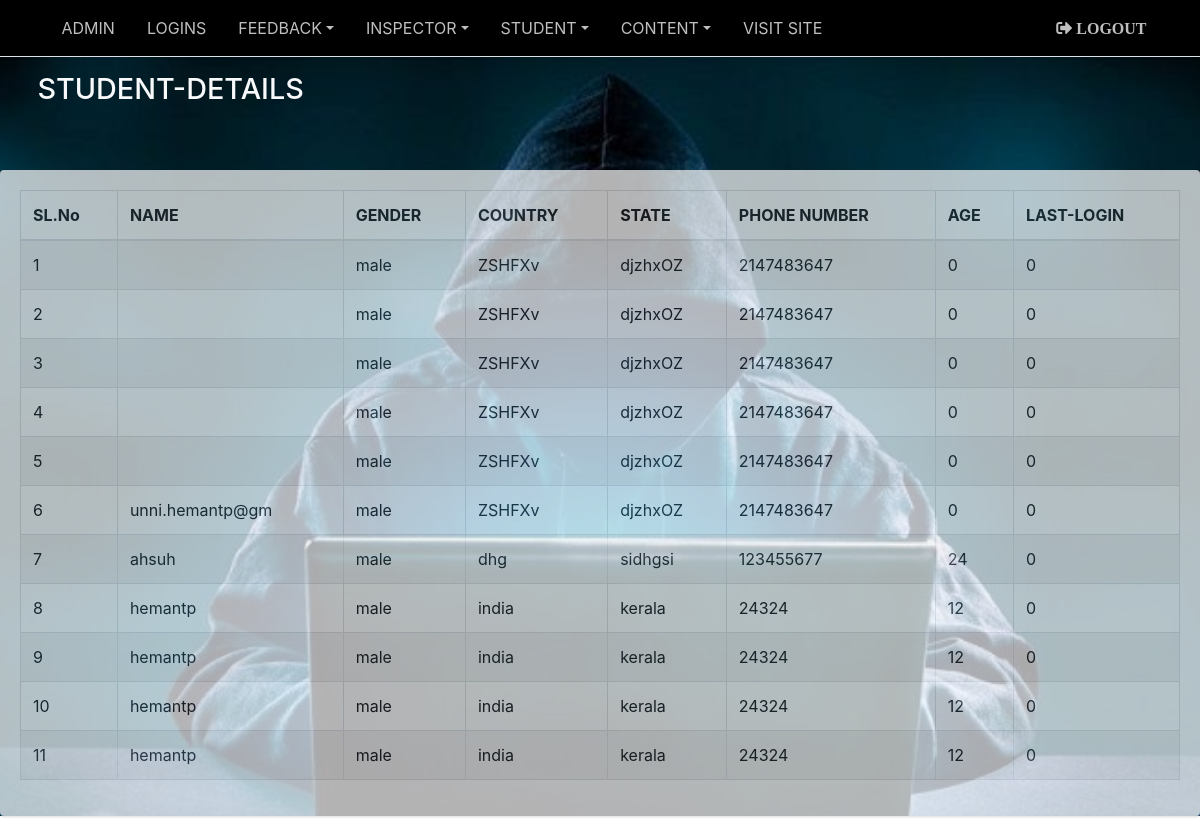
/ADMIN/std_reg.php, run on an earlier commit of the app's database.
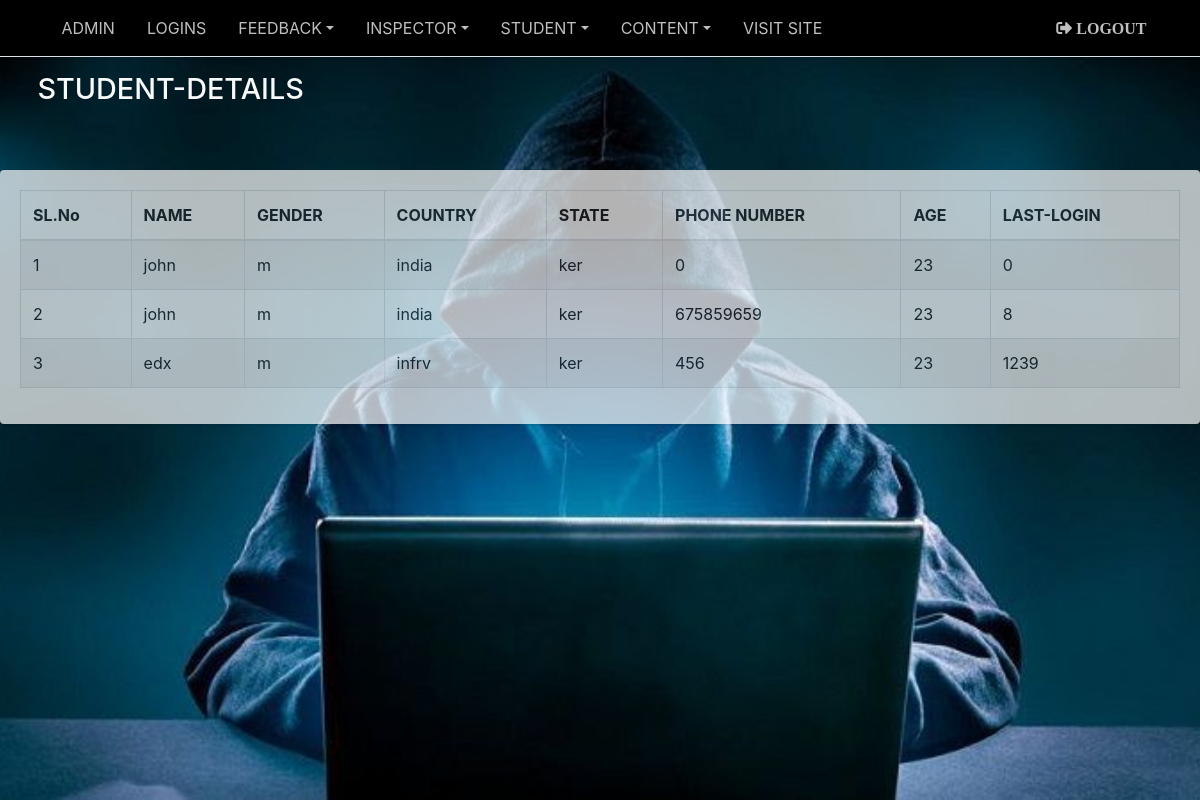
And on a later commit of the database.
### tables this page shows
CREATE TABLE `student_details` (
  `student_id` int(11) NOT NULL,
  `login_id` int(11) NOT NULL,
  `name` varchar(15) NOT NULL,
  `gender` varchar(10) NOT NULL,
  `country` varchar(15) NOT NULL,
  `state` varchar(15) NOT NULL,
  `phone_number` int(11) NOT NULL,
  `age` int(11) NOT NULL,
  `last_login` int(11) NOT NULL
);

### ADMIN/std_reg.php (the view)
<?php include 'connection.php';
$reg=mysqli_query($connection,"SELECT * FROM `student_details` order by student_id");
?>
<?php include 'includes/header.php'?>
                      <h1 class="m-0 text-light"> STUDENT-DETAILS</h1>
                    </div>
                </div>
              </div>
          </div>
            <div class="card">
                <form method="post" enctype="multipart/form-data" >
                  <div class="card-body">
                      <div class="table-responsive-sm">
                          <table id="example1" class="table table-bordered table-striped">
                            <thead>
                              <tr>
                                <th>SL.No</th>
                                <th>NAME</th>
                                <th>GENDER</th>
                                <th>COUNTRY</th>
                                <th>STATE</th>
                                <th>PHONE NUMBER</th>
                                <th>AGE</th>
                                <th>LAST-LOGIN</th>
                              </tr>
                            </thead>
                            <tbody>
                              <?php $count=0;
                                while($row_data=mysqli_fetch_assoc($reg))
                                { $count++; ?>
                              <tr>
                                  <td><?php echo $count; ?></td>
                                  <td><?php echo $row_data['name']; ?></td>
                                  <td><?php echo $row_data['gender']; ?></td>
                                  <td><?php echo $row_data['country']; ?></td>
                                  <td><?php echo $row_data['state']; ?></td>
                                  <td><?php echo $row_data['phone_number']; ?></td>
                                  <td><?php echo $row_data['age']; ?></td>
                                  <td><?php echo $row_data['last_login']; ?></td>
                              </tr>
                              <?php } ?>
                            </tbody>
                          </table>
                    </div>
                  </div>
                </form>
                </div>
    <?php include'includes/footer.php' ?>

What changed in the data, as far as the page shows it:
removed student_details: gender "male", country "ZSHFXv", state "djzhxOZ", phone_number "2147483647", age "0", last_login "0"
removed student_details: gender "male", country "ZSHFXv", state "djzhxOZ", phone_number "2147483647", age "0", last_login "0"
removed student_details: gender "male", country "ZSHFXv", state "djzhxOZ", phone_number "2147483647", age "0", last_login "0"
removed student_details: gender "male", country "ZSHFXv", state "djzhxOZ", phone_number "2147483647", age "0", last_login "0"
removed student_details: name "unni.hemantp@gm", gender "male", country "ZSHFXv", state "djzhxOZ", phone_number "2147483647", age "0", last_login "0"
removed student_details: name "ahsuh", gender "male", country "dhg", state "sidhgsi", phone_number "123455677", age "24", last_login "0"
removed student_details: name "hemantp", gender "male", country "india", state "kerala", phone_number "24324", age "12", last_login "0"
removed student_details: name "hemantp", gender "male", country "india", state "kerala", phone_number "24324", age "12", last_login "0"
removed student_details: name "hemantp", gender "male", country "india", state "kerala", phone_number "24324", age "12", last_login "0"
removed student_details: name "hemantp", gender "male", country "india", state "kerala", phone_number "24324", age "12", last_login "0"
changed student_details (number 1 of 3 on the later page): name (not shown) → "john"; gender "male" → "m"; country "ZSHFXv" → "india"; state "djzhxOZ" → "ker"; phone_number "2147483647" → "0"; age "0" → "23"
added student_details: name "john", gender "m", country "india", state "ker", phone_number "675859659", age "23", last_login "8"
added student_details: name "edx", gender "m", country "infrv", state "ker", phone_number "456", age "23", last_login "1239"
